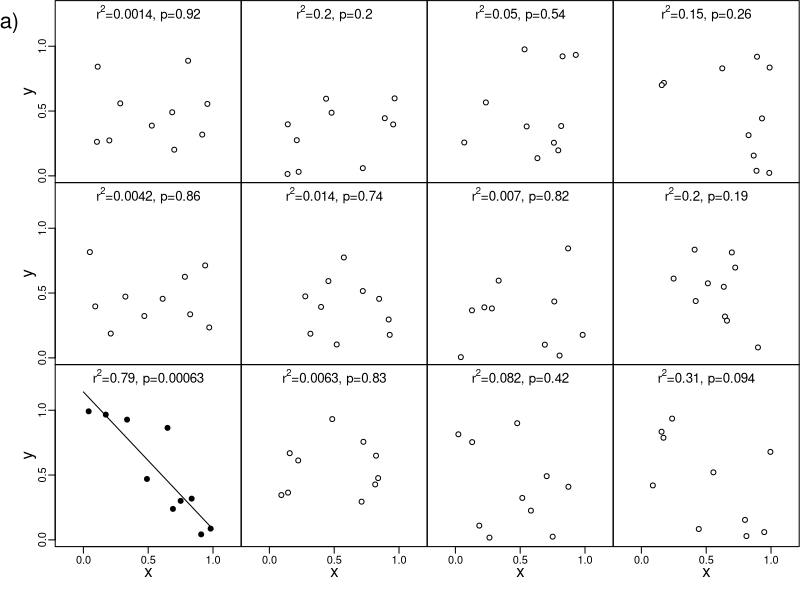

This chart was generated by the following R code: (Note: this script raises an error after producing the figure.)
rm(list=ls())
graphics.off()

## Figure 1 ##

nr <- 3
nc <- 4
m <- rbind(
    c(1,rep(2,nc),3),
    c(1,4+(1:nc),3),
    c(1,4+((nc+1):(2*nc)),3),
    c(1,4+((2*nc+1):(3*nc)),3),
    c(1,rep(4,nc),3)
)
par(mar=rep(0,4),mgp=c(1.4,0.5,0))
marginwidth <- 0.07
marginheight <- 0.09
delta <- 0.001
layout(m,widths=c(marginwidth-delta,rep((1-marginwidth)/nc,nc),delta),
       heights=c(delta,rep((1-marginheight)/nr,nr),marginheight-delta))
set.seed(5)
n <- 10
alpha <- 0.05
plot.new()
legend('topleft',legend='(a)',bty='n',cex=2,xpd=NA,inset=c(-0.85,-0.01))
plot.new()
plot.new()
plot.new()
for (i in 1:nr){
    for (j in 1:nc){
        X <- runif(10)
        Y <- runif(10)
        fit <- lm(Y ~ X)
        smry <- summary(fit)
        r2 <- signif(smry$r.squared,2)
        pval <- signif(smry$coefficients[2,4],2)
        col <- ifelse(pval<alpha,'black','white')
        plot(X,Y,xlim=c(0,1.0),ylim=c(0,1.3),asp=1,
             xaxt='n',yaxt='n',type='n')
        mtext(bquote('r'^2*'='*.(r2)*', p='*.(pval)),line=-1.8,cex=0.8)
        if (pval < alpha){
            lines(c(0,1),predict(fit,newdata=data.frame(X=c(0,1))))
        }
        points(X,Y,pch=21,bg=col)
        if (i==nr){
            axis(side=1,at=c(0,0.5,1))
            mtext('x',side=1,line=1.5)
        }
        if (j==1){
            axis(side=2,at=c(0,0.5,1))
            mtext('y',side=2,line=1.5)
        }
    }
}
dev.copy2pdf(file='output/type1.pdf',width=6,height=4)

## Figure 2 ##

graphics.off()

op <- par(mar=c(3.5,3,0.2,0.2),mgp=c(2,1,0),cex=0.8)
set.seed(20)
mu <- 100
sigma <- 10
ns <- 20
size <- sample(25:100,ns)
err <- 50/sqrt(size)
y <- rnorm(ns,mean=mu,sd=sqrt(sigma^2+err^2))
x <- 1:ns
y0 <- y - err
y1 <- y + err
avg_all <- weighted.mean(y,1/err^2)
mswd_all <- sum(((y-avg_all)/err)^2)/(ns-1)
matplot(c(0,ns),range(c(y0,y1)),type='n',
        bty='o',xlab='x',ylab='y',xpd=NA,cex=0.5)
lines(range(x),rep(avg_all,2))
dy <- (y-avg_all)^2
cherries <- order(dy)[1:10]
nc <- length(cherries)
avg_cherries <- weighted.mean(y[cherries],1/err[cherries]^2)
mswd_cherries <- sum(((y[cherries]-avg_cherries)/err[cherries])^2)/(nc-1)
col <- rep('red',ns)
col[cherries] <- 'blue'
arrows(x0=x,x1=x,y0=y0,y1=y1,len=0.1,angle=90,code=3,col=col)
usr <- par('usr')
mtext(text=paste0('MSWD=',signif(mswd_all,2),
                  ', n=',ns,
                  ', p=',signif(1-pchisq(mswd_all*ns,df=ns-1),2),
                  ' '),
      side=3,line=-2,cex=0.9,
      adj=c(1,1),col='red')
dfcherries <- length(cherries)-1      
mtext(text=paste0('MSWD=',signif(mswd_cherries,2),
                  ', n=',length(cherries),
                  ', p=',signif(1-pchisq(mswd_cherries*dfcherries,
                                         df=dfcherries),2),
                  ' '),
      side=3,line=-3.5,cex=0.9,
      adj=c(1,1),col='blue')
legend('topleft',legend='(b)',bty='n',xpd=NA,cex=1.7,inset=c(-0.14,-0.02))
par(op)
dev.copy2pdf(file='output/type2.pdf',width=6,height=4)

## Figure 3 ##

set.seed(1)
op <- par(mar=c(3.5,3,0.2,0.2),mgp=c(2,1,0),cex=0.8)
plot(x=c(0,1),y=c(0,1),type='l',xlab='p',ylab='Fn(p)',bty='n',asp=1)
text(x=0.13,y=0.1,labels='best case scenario (1:1)',pos=4,srt=45,col='black')
arrows(x0=0.65,x1=0.35,y0=0.75,y1=0.75,length=0.05)
text(x=0.55,y=0.85,labels='genuine')
text(x=0.55,y=0.8,labels='overdispersion')
text(x=0.45,y=0.7,labels='or type-1')
text(x=0.45,y=0.65,labels='cherry picking')
arrows(x0=0.825,x1=0.9,y0=0.775,y1=0.7,length=0.05)
text(x=0.8,y=0.65,labels="'too good",xpd=NA,pos=4)
text(x=0.8,y=0.6,labels="to be true'",xpd=NA,pos=4,offset=2/3)
arrows(x0=0.65,x1=0.95,y0=0.4,y1=0.4,length=0.05)
text(x=0.8,y=0.35,labels='type-2 cherry picking')
nr <- 100
x <- rchisq(nr,df=10,ncp=7)
p1 <- 1-pchisq(x,df=10)
p2 <- 1-c(pchisq(x[1:round(nr/2)],df=10),
          pchisq(x[round(nr/2+1):nr],df=26))
xp <- rep(knots(ecdf(p2)),each=2)
yp <- ecdf(p2)(xp)
forbidden <- (yp < xp)
nf <- sum(forbidden)
xf <- xp[forbidden][-1]
yf <- yp[forbidden][-nf]
yf0 <- yp[which(forbidden)[1]-1]
polygon(x=c(yf0,xf[1],xf,1),
        y=c(yf0,yf0,yf,1),col=rgb(1,0,0,0.5),border=NA)
lines(ecdf(p1),verticals=TRUE,pch=NA,col='blue',col.01line = NA)
lines(ecdf(p2),verticals=TRUE,pch=NA,col='red',col.01line = NA)
legend('bottomright',legend='(a)',bty='n',cex=1.2,inset=1/20)
par(op)

dev.copy2pdf(file='output/synthetic-ecdf.pdf',width=4,height=4)

## Figure 4 ##

graphics.off()

splitter <- function(string){
    split_result <- strsplit(string,"\\),\\(")
    split_result <- lapply(split_result, function(x) {
        gsub("^\\(|\\)$", "", x)
    })
    split_result[[1]]
}

iwano <- read.csv(file='Iwano2018.csv',check.names=FALSE,sep='\t')
pvals_Iwano <- as.numeric(iwano[,'P-value'])

tab <- read.csv(file='p-values_FT.csv',check.names=FALSE)
good <- !is.na(tab[,'p-value'])
pvals_Geochron <- as.numeric(tab[good,'p-value'])/100

tab <- read.delim('Nature.csv',sep='\t',
                  check.names=FALSE,header=TRUE)
ns <- nrow(tab)
titles <- authors <- sname <- MSWD <- method <- nn <- dof <- c()
for (i in 1:ns){
    entry <- tab[i,"(name,MSWD,type,n,df)"]
    title <- tab[i,'Title']
    author <- tab[i,'Authors']
    if (!is.na(entry)){
        split <- splitter(entry)
        for (string in split){
            titles <- append(titles,title)
            authors <- append(authors,author)
            vec <- strsplit(string,",")[[1]]
            sname <- append(sname,vec[1])
            MSWD <- append(MSWD,as.numeric(vec[2]))
            method <- append(method,vec[3])
            nn <- append(nn,as.numeric(vec[4]))
            dof <- append(dof,as.numeric(vec[5]))
        }
    }
}
X2 <- MSWD*dof
pvals_Nature <- pchisq(X2,df=dof,lower.tail=FALSE)

op <- par(mar=c(3.5,3,0.2,0.2),mgp=c(2,1,0),cex=0.8)
plot(x=c(0,1),y=c(0,1),type='l',xlab='p',ylab='Fn(p)',bty='n',asp=1)
lines(ecdf(pvals_Iwano/100),verticals=TRUE,pch=NA,col='blue',col.01line = NA)
lines(ecdf(pvals_Geochron),verticals=TRUE,pch=NA,col='red',col.01line = NA)
lines(ecdf(pvals_Nature),verticals=TRUE,pch=NA,col='black',col.01line = NA)
lines(x=0:1,y=0:1)
text(x=0.65,y=0.25,labels="'forbidden zone'",pos=1,srt=0,col='black')
legend(x=0,y=1,legend=c('Iwano et al. (2018)',
                        'Fission tracks (geochron.org)',
                        'Nature compilation'),
       lty=rep(1,3),pch=NA,col=c('blue','red','black'),
       bty='n',y.intersp=rep(2,3),xpd=NA)
legend('bottomright',legend='(b)',bty='n',cex=1.2,inset=1/20)
par(op)

dev.copy2pdf(file='output/ecdf.pdf',width=4,height=4)
